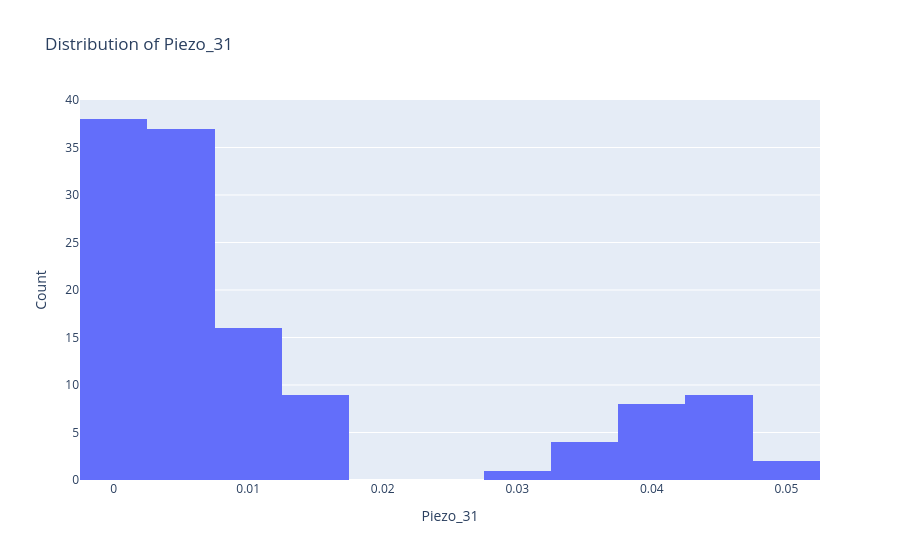

Notebook source saved alongside this figure:
### Code cell
import plotly.graph_objects as go

fig = go.Figure(
    go.Histogram(
        x=df['Piezo_31'],
        hoverinfo='y'  # show only counts on hover
    )
)

fig.update_layout(
    title="Distribution of Piezo_31",
    xaxis_title="Piezo_31",
    yaxis_title="Count"
)

fig.show()
